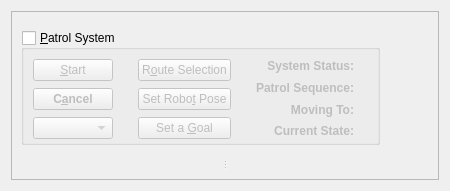
      <widget class="QWidget" name="tab_3">
       <property name="autoFillBackground">
        <bool>false</bool>
       </property>
       <attribute name="title">
        <string>Patrolling</string>
       </attribute>
       <layout class="QGridLayout" name="gridLayout_5">
        <item row="0" column="0">
         <widget class="QFrame" name="patrolling_frame">
          <property name="frameShape">
           <enum>QFrame::StyledPanel</enum>
          </property>
          <property name="frameShadow">
           <enum>QFrame::Raised</enum>
          </property>
          <layout class="QVBoxLayout" name="verticalLayout_4" stretch="0,1">
           <item>
            <widget class="QWidget" name="patrolling_widget" native="true">
             <layout class="QHBoxLayout" name="horizontalLayout_2">
              <property name="leftMargin">
               <number>0</number>
              </property>
              <item>
               <widget class="QGroupBox" name="patrolling_groupbox">
                <property name="sizePolicy">
                 <sizepolicy hsizetype="Maximum" vsizetype="Preferred">
                  <horstretch>0</horstretch>
                  <verstretch>0</verstretch>
                 </sizepolicy>
                </property>
                <property name="focusPolicy">
                 <enum>Qt::NoFocus</enum>
                </property>
                <property name="title">
                 <string>&amp;Patrol System</string>
                </property>
                <property name="checkable">
                 <bool>true</bool>
                </property>
                <property name="checked">
                 <bool>false</bool>
                </property>
                <layout class="QHBoxLayout" name="horizontalLayout_3">
                 <property name="spacing">
                  <number>25</number>
                 </property>
                 <property name="bottomMargin">
                  <number>3</number>
                 </property>
                 <item>
                  <widget class="QWidget" name="patrolling_buttons_widget" native="true">
                   <layout class="QVBoxLayout" name="verticalLayout">
                    <property name="spacing">
                     <number>7</number>
                    </property>
                    <property name="leftMargin">
                     <number>0</number>
                    </property>
                    <property name="topMargin">
                     <number>0</number>
                    </property>
                    <property name="rightMargin">
                     <number>0</number>
                    </property>
                    <property name="bottomMargin">
                     <number>0</number>
                    </property>
                    <item>
                     <widget class="QPushButton" name="start_patrolling_button">
                      <property name="enabled">
                       <bool>false</bool>
                      </property>
                      <property name="focusPolicy">
                       <enum>Qt::NoFocus</enum>
                      </property>
                      <property name="contextMenuPolicy">
                       <enum>Qt::NoContextMenu</enum>
                      </property>
                      <property name="text">
                       <string>&amp;Start</string>
                      </property>
                     </widget>
                    </item>
                    <item>
                     <widget class="QPushButton" name="stop_patrolling_button">
                      <property name="enabled">
                       <bool>false</bool>
                      </property>
                      <property name="font">
                       <font>
                        <weight>75</weight>
                        <bold>true</bold>
                       </font>
                      </property>
                      <property name="focusPolicy">
                       <enum>Qt::NoFocus</enum>
                      </property>
                      <property name="contextMenuPolicy">
                       <enum>Qt::NoContextMenu</enum>
                      </property>
                      <property name="text">
                       <string>C&amp;ancel</string>
                      </property>
                     </widget>
                    </item>
                    <item>
                     <widget class="QComboBox" name="goto_place_combobox">
                      <property name="enabled">
                       <bool>false</bool>
                      </property>
                      <property name="sizePolicy">
                       <sizepolicy hsizetype="Expanding" vsizetype="Fixed">
                        <horstretch>0</horstretch>
                        <verstretch>0</verstretch>
                       </sizepolicy>
                      </property>
                      <property name="focusPolicy">
                       <enum>Qt::NoFocus</enum>
                      </property>
                      <property name="contextMenuPolicy">
                       <enum>Qt::NoContextMenu</enum>
                      </property>
                     </widget>
                    </item>
                   </layout>
                  </widget>
                 </item>
                 <item>
                  <widget class="QWidget" name="patrol_general_buttons_widget" native="true">
                   <layout class="QVBoxLayout" name="verticalLayout_2">
                    <property name="spacing">
                     <number>7</number>
                    </property>
                    <property name="leftMargin">
                     <number>0</number>
                    </property>
                    <property name="topMargin">
                     <number>0</number>
                    </property>
                    <property name="rightMargin">
                     <number>0</number>
                    </property>
                    <property name="bottomMargin">
                     <number>0</number>
                    </property>
                    <item>
                     <widget class="QPushButton" name="route_selection">
                      <property name="focusPolicy">
                       <enum>Qt::NoFocus</enum>
                      </property>
                      <property name="contextMenuPolicy">
                       <enum>Qt::NoContextMenu</enum>
                      </property>
                      <property name="text">
                       <string>R&amp;oute Selection</string>
                      </property>
                     </widget>
                    </item>
                    <item>
                     <widget class="QPushButton" name="set_route_pose_pushbutton">
                      <property name="focusPolicy">
                       <enum>Qt::NoFocus</enum>
                      </property>
                      <property name="contextMenuPolicy">
                       <enum>Qt::NoContextMenu</enum>
                      </property>
                      <property name="text">
                       <string>Set Robo&amp;t Pose</string>
                      </property>
                     </widget>
                    </item>
                    <item>
                     <widget class="QPushButton" name="setgoal_pushbutton">
                      <property name="enabled">
                       <bool>false</bool>
                      </property>
                      <property name="focusPolicy">
                       <enum>Qt::NoFocus</enum>
                      </property>
                      <property name="contextMenuPolicy">
                       <enum>Qt::NoContextMenu</enum>
                      </property>
                      <property name="text">
                       <string>Set a &amp;Goal</string>
                      </property>
                     </widget>
                    </item>
                   </layout>
                  </widget>
                 </item>
                 <item>
                  <widget class="QFrame" name="frame_2">
                   <property name="layoutDirection">
                    <enum>Qt::LeftToRight</enum>
                   </property>
                   <layout class="QGridLayout" name="gridLayout_15">
                    <property name="leftMargin">
                     <number>0</number>
                    </property>
                    <property name="topMargin">
                     <number>0</number>
                    </property>
                    <property name="rightMargin">
                     <number>0</number>
                    </property>
                    <property name="bottomMargin">
                     <number>0</number>
                    </property>
                    <property name="spacing">
                     <number>7</number>
                    </property>
                    <item row="0" column="0">
                     <widget class="QLabel" name="status_label">
                      <property name="text">
                       <string>&lt;b&gt;System Status:&lt;/b&gt;</string>
                      </property>
                      <property name="alignment">
                       <set>Qt::AlignRight|Qt::AlignTrailing|Qt::AlignVCenter</set>
                      </property>
                     </widget>
                    </item>
                    <item row="0" column="1">
                     <widget class="QLabel" name="status_var">
                      <property name="text">
                       <string/>
                      </property>
                      <property name="alignment">
                       <set>Qt::AlignLeading|Qt::AlignLeft|Qt::AlignVCenter</set>
                      </property>
                     </widget>
                    </item>
                    <item row="2" column="0">
                     <widget class="QLabel" name="sequence_label">
                      <property name="text">
                       <string>&lt;b&gt;Patrol Sequence:&lt;/b&gt;</string>
                      </property>
                      <property name="alignment">
                       <set>Qt::AlignRight|Qt::AlignTrailing|Qt::AlignVCenter</set>
                      </property>
                     </widget>
                    </item>
                    <item row="2" column="1">
                     <widget class="QLabel" name="sequence_var">
                      <property name="text">
                       <string/>
                      </property>
                      <property name="alignment">
                       <set>Qt::AlignLeading|Qt::AlignLeft|Qt::AlignVCenter</set>
                      </property>
                     </widget>
                    </item>
                    <item row="4" column="0">
                     <widget class="QLabel" name="currentplace_label">
                      <property name="text">
                       <string>&lt;html&gt;&lt;head/&gt;&lt;body&gt;&lt;p&gt;&lt;span style=&quot; font-weight:600;&quot;&gt;Current State:&lt;/span&gt;&lt;/p&gt;&lt;/body&gt;&lt;/html&gt;</string>
                      </property>
                      <property name="alignment">
                       <set>Qt::AlignRight|Qt::AlignTrailing|Qt::AlignVCenter</set>
                      </property>
                     </widget>
                    </item>
                    <item row="4" column="1">
                     <widget class="QLabel" name="currentplace_var">
                      <property name="text">
                       <string/>
                      </property>
                      <property name="alignment">
                       <set>Qt::AlignLeading|Qt::AlignLeft|Qt::AlignVCenter</set>
                      </property>
                     </widget>
                    </item>
                    <item row="3" column="0">
                     <widget class="QLabel" name="movingto_label">
                      <property name="text">
                       <string>&lt;b&gt;Moving To:&lt;/b&gt;</string>
                      </property>
                      <property name="alignment">
                       <set>Qt::AlignRight|Qt::AlignTrailing|Qt::AlignVCenter</set>
                      </property>
                     </widget>
                    </item>
                    <item row="3" column="1">
                     <widget class="QLabel" name="movingto_var">
                      <property name="text">
                       <string/>
                      </property>
                      <property name="alignment">
                       <set>Qt::AlignLeading|Qt::AlignLeft|Qt::AlignVCenter</set>
                      </property>
                     </widget>
                    </item>
                   </layout>
                  </widget>
                 </item>
                </layout>
               </widget>
              </item>
              <item>
               <spacer name="horizontalSpacer_5">
                <property name="orientation">
                 <enum>Qt::Horizontal</enum>
                </property>
                <property name="sizeHint" stdset="0">
                 <size>
                  <width>40</width>
                  <height>20</height>
                 </size>
                </property>
               </spacer>
              </item>
             </layout>
            </widget>
           </item>
           <item>
            <widget class="QSplitter" name="splitter_1">
             <property name="orientation">
              <enum>Qt::Horizontal</enum>
             </property>
             <property name="handleWidth">
              <number>10</number>
             </property>
             <widget class="QSplitter" name="splitter_3">
              <property name="sizePolicy">
               <sizepolicy hsizetype="Preferred" vsizetype="Expanding">
                <horstretch>0</horstretch>
                <verstretch>0</verstretch>
               </sizepolicy>
              </property>
              <property name="orientation">
               <enum>Qt::Vertical</enum>
              </property>
              <widget class="QWidget" name="widget_2" native="true">
               <property name="sizePolicy">
                <sizepolicy hsizetype="Expanding" vsizetype="Ignored">
                 <horstretch>0</horstretch>
                 <verstretch>0</verstretch>
                </sizepolicy>
               </property>
              </widget>
             </widget>
             <widget class="QSplitter" name="splitter_2">
              <property name="sizePolicy">
               <sizepolicy hsizetype="Preferred" vsizetype="Expanding">
                <horstretch>0</horstretch>
                <verstretch>0</verstretch>
               </sizepolicy>
              </property>
              <property name="orientation">
               <enum>Qt::Vertical</enum>
              </property>
              <widget class="QWidget" name="widget_5" native="true">
               <property name="sizePolicy">
                <sizepolicy hsizetype="Ignored" vsizetype="Ignored">
                 <horstretch>0</horstretch>
                 <verstretch>0</verstretch>
                </sizepolicy>
               </property>
              </widget>
             </widget>
            </widget>
           </item>
          </layout>
         </widget>
        </item>
       </layout>
      </widget>
